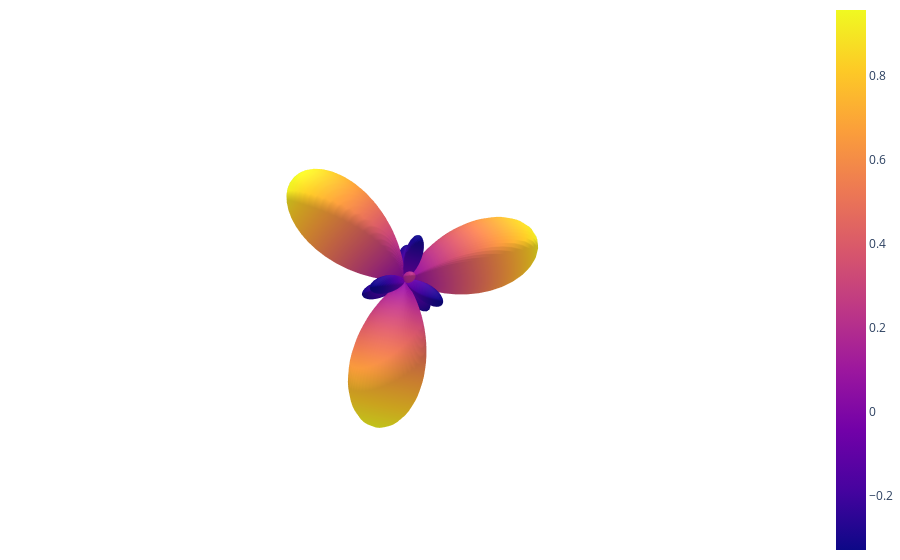

Notebook code cell kept with this figure:
### Code cell
visualize(pred_sig.detach())

### Figure 1 — Plotly figure (JSON) as saved in the notebook; plotly's stock layout.template omitted (floating-point values rounded to 4 significant figures; data arrays with more than 128 entries replaced by an {"elided": "..."} marker saying what was removed)
{"data": [{"surfacecolor": {"elided": "100x100 float values"}, "type": "surface", "x": {"elided": "100x100 float values"}, "y": {"elided": "100x100 float values"}, "z": {"elided": "100x100 float values"}}], "layout": {"margin": {"b": 0, "l": 0, "r": 0, "t": 0}, "paper_bgcolor": "rgba(255,255,255,255)", "plot_bgcolor": "rgba(255,255,255,255)", "scene": {"aspectmode": "cube", "bgcolor": "rgba(255,255,255,255)", "camera": {"eye": {"x": 0.5, "y": 0.5, "z": 0.5}}, "xaxis": {"backgroundcolor": "rgba(255,255,255,255)", "range": [-2.5, 2.5], "showgrid": false, "showticklabels": false, "title": {"text": ""}, "zeroline": false}, "yaxis": {"backgroundcolor": "rgba(255,255,255,255)", "range": [-2.5, 2.5], "showgrid": false, "showticklabels": false, "title": {"text": ""}, "zeroline": false}, "zaxis": {"backgroundcolor": "rgba(255,255,255,255)", "range": [-2.5, 2.5], "showgrid": false, "showticklabels": false, "title": {"text": ""}, "zeroline": false}}}}
